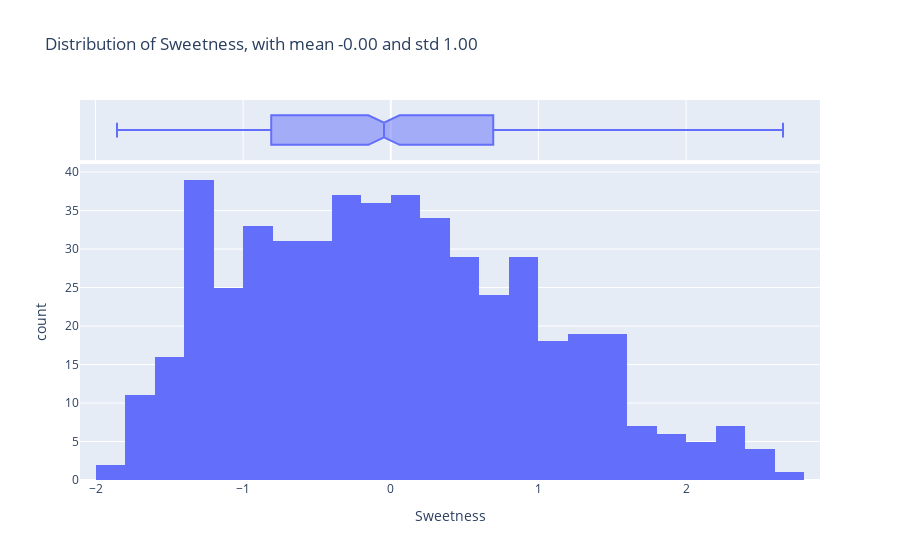

Source (notebook cell):
### Code cell
# Feature distribution among ['Weight', 'Average diameter', 'Average length', 'Peel hardness', 'Sweetness']

feature_to_viz = 'Sweetness'

plot_feature_distribution(df_standard_transformed, feature_to_viz, comparison=False)

### Figure 1 — Plotly figure (JSON) as saved in the notebook; plotly's stock layout.template omitted (floating-point values rounded to 4 significant figures; data arrays with more than 128 entries replaced by an {"elided": "..."} marker saying what was removed)
{"data": [{"alignmentgroup": "True", "bingroup": "x", "hovertemplate": "Sweetness=%{x}<br>count=%{y}<extra></extra>", "legendgroup": "", "marker": {"color": "#636efa", "pattern": {"shape": ""}}, "name": "", "offsetgroup": "", "orientation": "v", "showlegend": false, "type": "histogram", "x": {"elided": "500 float values"}, "xaxis": "x", "yaxis": "y"}, {"alignmentgroup": "True", "hovertemplate": "Sweetness=%{x}<extra></extra>", "legendgroup": "", "marker": {"color": "#636efa"}, "name": "", "notched": true, "offsetgroup": "", "showlegend": false, "type": "box", "x": {"elided": "500 float values"}, "xaxis": "x2", "yaxis": "y2"}], "layout": {"barmode": "relative", "legend": {"tracegroupgap": 0}, "title": {"text": "Distribution of Sweetness, with mean -0.00 and std 1.00"}, "xaxis": {"anchor": "y", "domain": [0, 1], "title": {"text": "Sweetness"}}, "xaxis2": {"anchor": "y2", "domain": [0, 1], "matches": "x", "showgrid": true, "showticklabels": false}, "yaxis": {"anchor": "x", "domain": [0, 0.8316], "title": {"text": "count"}}, "yaxis2": {"anchor": "x2", "domain": [0.8416, 1], "matches": "y2", "showgrid": false, "showline": false, "showticklabels": false, "ticks": ""}}}
